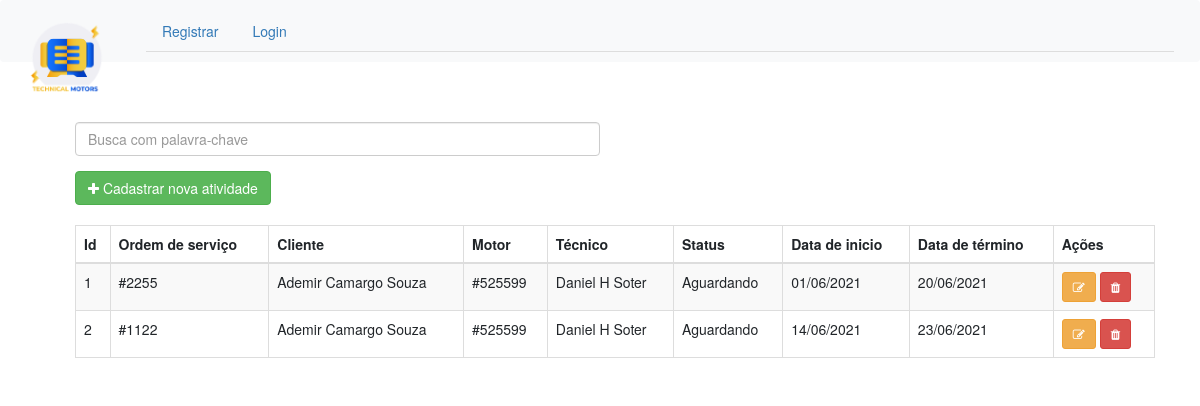
Screenshot of /pagina-inicial with the database file from the repository.
### app/models.py (models this page shows, shortened)
class Atividade(db.Model, UserMixin):
    __tablename__ = "atividades"
    id = db.Column(db.Integer, primary_key=True, autoincrement=True)
    ordem_servico = db.Column(db.String(84), nullable=False, unique=True, index=True)
    cliente = db.Column(db.String(84), nullable=False)
    motor = db.Column(db.String(84), nullable=False)
    usuario = db.Column(db.String(84), nullable=False)
    data_inicio = db.Column(db.Date(), nullable=False)
    status = db.Column(db.String(84), nullable=False)
    data_fim = db.Column(db.Date(), nullable=False)
    conclusao = db.Column(db.String(200), nullable=False)

### app/view_atividades/views.py (the view)
@atividades.route("/pagina-inicial")
def home():
    atividades = Atividade.query.all()
    return render_template("atividade.html", atividades=atividades)

### app/templates/atividade.html (shortened to what this page needs)
{% extends 'bases/base_geral.html' %} {% block content %}
<!DOCTYPE html>
<html lang="en">
<head>
  <link rel="stylesheet" href="https://maxcdn.bootstrapcdn.com/bootstrap/3.4.1/css/bootstrap.min.css">
</head>
<body>
  <div class="container">
    <div class="col">
      <div class="row">
        <div class="form-group col-6">
          <input class="form-control" id="myInput" type="text" placeholder="Busca com palavra-chave">
        </div>
      </div>
      <div class="row">
        <div class="col-6" style="padding-bottom: 20px;">
          <a
          href="{{ url_for('atividades.cadastrar_atividade') }}"
          class="btn btn-success"
          >
          <i class="fa fa-plus" aria-hidden="true"></i>
          Cadastrar nova atividade
          </a>
        </div>
      </div>
        <table class="table table-bordered table-striped">
          <thead>
            <tr>
              <th>Id</th>
              <th>Ordem de serviço</th>
              <th>Cliente</th>
              <th>Motor</th>
              <th>Técnico</th>
              <th>Status</th>
              <th>Data de inicio</th>
              <th>Data de término</th>
              <th>Ações</th>
            </tr>
          </thead>
          <tbody id="myTable">
            {% for atividade in atividades %}
            <tr>
              <td>
                {{ atividade.id }}
              </td>
              <td>
                {{ atividade.ordem_servico }}
              </td>
              <td>
                {{ atividade.cliente }}
              </td>
              <td>
                {{ atividade.motor }}
              </td>
              <td>
                {{ atividade.usuario }}
              </td>
              <td>
                {{ atividade.status }}
              </td>
              <td>
                {{ atividade.data_inicio.strftime('%d/%m/%Y') }}
              </td>
              <td>
                {{ atividade.data_fim.strftime('%d/%m/%Y') }}
              </td>
              <td>
                <a class="btn btn-warning btn-sm" href="{{ url_for('atividades.editar', id=atividade.id) }}">
                  <i class="fa fa-edit" aria-hidden="true"></i>
                </a>
                <a class="btn btn-danger btn-sm" href="{{ url_for('atividades.deletar', id=atividade.id) }}">
                  <i class="fa fa-trash" aria-hidden="true"></i>
                </a>
              </td>
            </tr>
            {% endfor %}
          </tbody>
        </table>
      </div>
    </div>
  </div>
</body>
</html>
{% endblock %}

### app/templates/bases/base_geral.html (shortened to what this page needs)
<!doctype html>
<html lang="pt-br">
<head>
  <link rel="stylesheet" href="https://maxcdn.bootstrapcdn.com/bootstrap/3.4.1/css/bootstrap.min.css">
  {% block styles %}
    <link rel="stylesheet" href="https://stackpath.bootstrapcdn.com/font-awesome/4.7.0/css/font-awesome.min.css">
    <link rel="stylesheet" href="https://cdn.jsdelivr.net/npm/bootstrap@4.6.0/dist/css/bootstrap.min.css">
    {{ bootstrap.load_css() }}
  {% endblock styles %}
</head>
<body>
  {% include 'nav.html' %}
  <div class="container">
    {% block content %} {% endblock %}
</body>
</html>

### app/templates/nav.html (shortened to what this page needs)
<nav class="navbar navbar-expand-lg navbar-light bg-light">
  <a class="navbar-brand" href="{{ url_for('atividades.home') }}">
    <img class="m-auto" src="/static/img/img-01.png" style="max-width:80px" alt="IMG">
  </a>
  <div class="collapse navbar-collapse" id="navbarNav">
    <ul class="nav nav-tabs">
      {% if not current_user.is_authenticated %}
      <li class="nav-item">
        <a href="{{ url_for('autenticacao.register') }}">Registrar</a>
      </li>
      <li class="nav-item">
        <a href="{{ url_for('autenticacao.index') }}">Login</a>
      </li>
      {% endif %}
    </ul>
  </div>
</nav>
<br><br>

### rows the page displays
Atividade: id "1", ordem_servico "#2255", cliente "Ademir Camargo Souza", motor "#525599", usuario "Daniel H Soter", status "Aguardando", data_inicio "01/06/2021", data_fim "20/06/2021"
Atividade: id "2", ordem_servico "#1122", cliente "Ademir Camargo Souza", motor "#525599", usuario "Daniel H Soter", status "Aguardando", data_inicio "14/06/2021", data_fim "23/06/2021"
